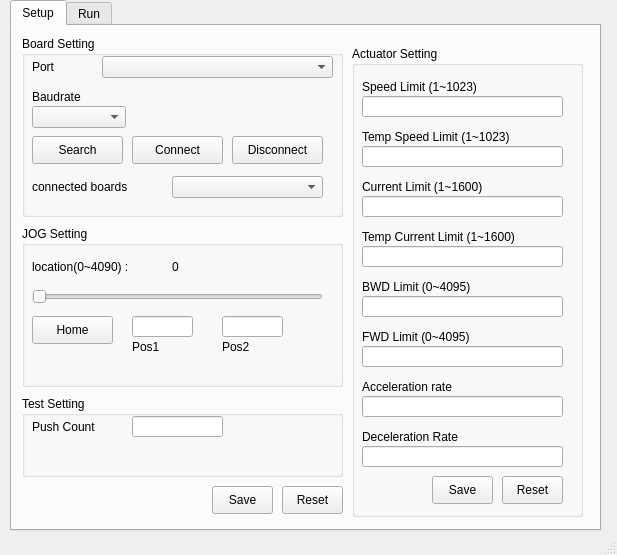
<?xml version="1.0" encoding="UTF-8"?>
<ui version="4.0">
 <class>MainWindow</class>
 <widget class="QMainWindow" name="MainWindow">
  <property name="geometry">
   <rect>
    <x>0</x>
    <y>0</y>
    <width>617</width>
    <height>555</height>
   </rect>
  </property>
  <property name="windowTitle">
   <string>Actuator Controller</string>
  </property>
  <widget class="QWidget" name="centralwidget">
   <widget class="QTabWidget" name="TabWidget">
    <property name="geometry">
     <rect>
      <x>10</x>
      <y>0</y>
      <width>591</width>
      <height>531</height>
     </rect>
    </property>
    <property name="currentIndex">
     <number>0</number>
    </property>
    <widget class="QWidget" name="tab">
     <attribute name="title">
      <string>Setup</string>
     </attribute>
     <widget class="QGroupBox" name="groupBox_4">
      <property name="geometry">
       <rect>
        <x>10</x>
        <y>10</y>
        <width>321</width>
        <height>181</height>
       </rect>
      </property>
      <property name="title">
       <string>Board Setting</string>
      </property>
      <widget class="QLabel" name="label_10">
       <property name="geometry">
        <rect>
         <x>10</x>
         <y>20</y>
         <width>61</width>
         <height>21</height>
        </rect>
       </property>
       <property name="text">
        <string>Port</string>
       </property>
      </widget>
      <widget class="QComboBox" name="PortComboBox">
       <property name="geometry">
        <rect>
         <x>80</x>
         <y>20</y>
         <width>231</width>
         <height>22</height>
        </rect>
       </property>
      </widget>
      <widget class="QLabel" name="label_12">
       <property name="geometry">
        <rect>
         <x>10</x>
         <y>50</y>
         <width>64</width>
         <height>21</height>
        </rect>
       </property>
       <property name="text">
        <string>Baudrate</string>
       </property>
      </widget>
      <widget class="QComboBox" name="BaudrateComboBox">
       <property name="geometry">
        <rect>
         <x>10</x>
         <y>70</y>
         <width>94</width>
         <height>22</height>
        </rect>
       </property>
      </widget>
      <widget class="QPushButton" name="ConnectPushBtn">
       <property name="geometry">
        <rect>
         <x>110</x>
         <y>100</y>
         <width>91</width>
         <height>28</height>
        </rect>
       </property>
       <property name="text">
        <string>Connect</string>
       </property>
      </widget>
      <widget class="QPushButton" name="SearchPushBtn">
       <property name="geometry">
        <rect>
         <x>10</x>
         <y>100</y>
         <width>91</width>
         <height>28</height>
        </rect>
       </property>
       <property name="text">
        <string>Search</string>
       </property>
      </widget>
      <widget class="QLabel" name="label_26">
       <property name="geometry">
        <rect>
         <x>10</x>
         <y>140</y>
         <width>131</width>
         <height>21</height>
        </rect>
       </property>
       <property name="text">
        <string>connected boards</string>
       </property>
      </widget>
      <widget class="QComboBox" name="BoardComboBox">
       <property name="geometry">
        <rect>
         <x>150</x>
         <y>140</y>
         <width>151</width>
         <height>22</height>
        </rect>
       </property>
      </widget>
      <widget class="QPushButton" name="DisconnectPushBtn">
       <property name="geometry">
        <rect>
         <x>210</x>
         <y>100</y>
         <width>91</width>
         <height>28</height>
        </rect>
       </property>
       <property name="text">
        <string>Disconnect</string>
       </property>
      </widget>
     </widget>
     <widget class="QGroupBox" name="groupBox">
      <property name="geometry">
       <rect>
        <x>10</x>
        <y>200</y>
        <width>321</width>
        <height>161</height>
       </rect>
      </property>
      <property name="title">
       <string>JOG Setting</string>
      </property>
      <widget class="QLabel" name="JoglocLabel">
       <property name="geometry">
        <rect>
         <x>150</x>
         <y>30</y>
         <width>131</width>
         <height>21</height>
        </rect>
       </property>
       <property name="text">
        <string>0</string>
       </property>
      </widget>
      <widget class="QPushButton" name="HomePushBtn">
       <property name="geometry">
        <rect>
         <x>10</x>
         <y>90</y>
         <width>81</width>
         <height>28</height>
        </rect>
       </property>
       <property name="text">
        <string>Home</string>
       </property>
      </widget>
      <widget class="QLineEdit" name="Pos1LineEdit">
       <property name="geometry">
        <rect>
         <x>110</x>
         <y>90</y>
         <width>61</width>
         <height>21</height>
        </rect>
       </property>
      </widget>
      <widget class="QLabel" name="label_21">
       <property name="geometry">
        <rect>
         <x>110</x>
         <y>110</y>
         <width>51</width>
         <height>21</height>
        </rect>
       </property>
       <property name="text">
        <string>Pos1</string>
       </property>
      </widget>
      <widget class="QLabel" name="label_22">
       <property name="geometry">
        <rect>
         <x>200</x>
         <y>110</y>
         <width>51</width>
         <height>21</height>
        </rect>
       </property>
       <property name="text">
        <string>Pos2</string>
       </property>
      </widget>
      <widget class="QLineEdit" name="Pos2LineEdit">
       <property name="geometry">
        <rect>
         <x>200</x>
         <y>90</y>
         <width>61</width>
         <height>21</height>
        </rect>
       </property>
      </widget>
      <widget class="QLabel" name="label_23">
       <property name="geometry">
        <rect>
         <x>10</x>
         <y>30</y>
         <width>131</width>
         <height>21</height>
        </rect>
       </property>
       <property name="text">
        <string>location(0~4090) :</string>
       </property>
      </widget>
      <widget class="QSlider" name="PositionSlider">
       <property name="geometry">
        <rect>
         <x>10</x>
         <y>60</y>
         <width>291</width>
         <height>22</height>
        </rect>
       </property>
       <property name="orientation">
        <enum>Qt::Horizontal</enum>
       </property>
      </widget>
     </widget>
     <widget class="QGroupBox" name="groupBox_2">
      <property name="geometry">
       <rect>
        <x>10</x>
        <y>370</y>
        <width>321</width>
        <height>81</height>
       </rect>
      </property>
      <property name="title">
       <string>Test Setting</string>
      </property>
      <widget class="QLabel" name="label_20">
       <property name="geometry">
        <rect>
         <x>10</x>
         <y>20</y>
         <width>91</width>
         <height>21</height>
        </rect>
       </property>
       <property name="text">
        <string>Push Count</string>
       </property>
      </widget>
      <widget class="QLineEdit" name="PushCountLineEdit">
       <property name="geometry">
        <rect>
         <x>110</x>
         <y>20</y>
         <width>91</width>
         <height>21</height>
        </rect>
       </property>
      </widget>
     </widget>
     <widget class="QPushButton" name="SetupSavePushBtn">
      <property name="geometry">
       <rect>
        <x>200</x>
        <y>460</y>
        <width>61</width>
        <height>28</height>
       </rect>
      </property>
      <property name="text">
       <string>Save</string>
      </property>
     </widget>
     <widget class="QPushButton" name="SetupResetPushBtn">
      <property name="geometry">
       <rect>
        <x>270</x>
        <y>460</y>
        <width>61</width>
        <height>28</height>
       </rect>
      </property>
      <property name="text">
       <string>Reset</string>
      </property>
     </widget>
     <widget class="QGroupBox" name="groupBox_3">
      <property name="geometry">
       <rect>
        <x>340</x>
        <y>20</y>
        <width>231</width>
        <height>471</height>
       </rect>
      </property>
      <property name="title">
       <string>Actuator Setting</string>
      </property>
      <widget class="QLabel" name="label_24">
       <property name="geometry">
        <rect>
         <x>10</x>
         <y>30</y>
         <width>211</width>
         <height>21</height>
        </rect>
       </property>
       <property name="text">
        <string>Speed Limit (1~1023)</string>
       </property>
      </widget>
      <widget class="QLineEdit" name="SpeedLimitLineEdit">
       <property name="geometry">
        <rect>
         <x>10</x>
         <y>50</y>
         <width>201</width>
         <height>21</height>
        </rect>
       </property>
      </widget>
      <widget class="QLabel" name="label_25">
       <property name="geometry">
        <rect>
         <x>10</x>
         <y>80</y>
         <width>211</width>
         <height>21</height>
        </rect>
       </property>
       <property name="text">
        <string>Temp Speed Limit (1~1023)</string>
       </property>
      </widget>
      <widget class="QLineEdit" name="SpeedTempLineEdit">
       <property name="geometry">
        <rect>
         <x>10</x>
         <y>100</y>
         <width>201</width>
         <height>21</height>
        </rect>
       </property>
      </widget>
      <widget class="QLabel" name="label_27">
       <property name="geometry">
        <rect>
         <x>10</x>
         <y>130</y>
         <width>211</width>
         <height>21</height>
        </rect>
       </property>
       <property name="text">
        <string>Current Limit (1~1600)</string>
       </property>
      </widget>
      <widget class="QLineEdit" name="CurrentLimitLineEdit">
       <property name="geometry">
        <rect>
         <x>10</x>
         <y>150</y>
         <width>201</width>
         <height>21</height>
        </rect>
       </property>
      </widget>
      <widget class="QLabel" name="label_28">
       <property name="geometry">
        <rect>
         <x>10</x>
         <y>180</y>
         <width>211</width>
         <height>21</height>
        </rect>
       </property>
       <property name="text">
        <string>Temp Current Limit (1~1600)</string>
       </property>
      </widget>
      <widget class="QLineEdit" name="CurrentTempLineEdit">
       <property name="geometry">
        <rect>
         <x>10</x>
         <y>200</y>
         <width>201</width>
         <height>21</height>
        </rect>
       </property>
      </widget>
      <widget class="QLabel" name="label_29">
       <property name="geometry">
        <rect>
         <x>10</x>
         <y>230</y>
         <width>211</width>
         <height>21</height>
        </rect>
       </property>
       <property name="text">
        <string>BWD Limit (0~4095)</string>
       </property>
      </widget>
      <widget class="QLineEdit" name="ShortLimitLineEdit">
       <property name="geometry">
        <rect>
         <x>10</x>
         <y>250</y>
         <width>201</width>
         <height>21</height>
        </rect>
       </property>
      </widget>
      <widget class="QLabel" name="label_30">
       <property name="geometry">
        <rect>
         <x>10</x>
         <y>280</y>
         <width>211</width>
         <height>21</height>
        </rect>
       </property>
       <property name="text">
        <string>FWD Limit (0~4095)</string>
       </property>
      </widget>
      <widget class="QLineEdit" name="LongLimitLineEdit">
       <property name="geometry">
        <rect>
         <x>10</x>
         <y>300</y>
         <width>201</width>
         <height>21</height>
        </rect>
       </property>
      </widget>
      <widget class="QLabel" name="label_31">
       <property name="geometry">
        <rect>
         <x>10</x>
         <y>330</y>
         <width>211</width>
         <height>21</height>
        </rect>
       </property>
       <property name="text">
        <string>Acceleration rate</string>
       </property>
      </widget>
      <widget class="QLineEdit" name="AccLineEdit">
       <property name="geometry">
        <rect>
         <x>10</x>
         <y>350</y>
         <width>201</width>
         <height>21</height>
        </rect>
       </property>
      </widget>
      <widget class="QLabel" name="label_32">
       <property name="geometry">
        <rect>
         <x>10</x>
         <y>380</y>
         <width>211</width>
         <height>21</height>
        </rect>
       </property>
       <property name="text">
        <string>Deceleration Rate</string>
       </property>
      </widget>
      <widget class="QLineEdit" name="DecLineEdit">
       <property name="geometry">
        <rect>
         <x>10</x>
         <y>400</y>
         <width>201</width>
         <height>21</height>
        </rect>
       </property>
      </widget>
      <widget class="QPushButton" name="ActuatorSaveBtn">
       <property name="geometry">
        <rect>
         <x>80</x>
         <y>430</y>
         <width>61</width>
         <height>28</height>
        </rect>
       </property>
       <property name="text">
        <string>Save</string>
       </property>
      </widget>
      <widget class="QPushButton" name="ActuatorResetBtn">
       <property name="geometry">
        <rect>
         <x>150</x>
         <y>430</y>
         <width>61</width>
         <height>28</height>
        </rect>
       </property>
       <property name="text">
        <string>Reset</string>
       </property>
      </widget>
     </widget>
    </widget>
    <widget class="QWidget" name="tab_2">
     <attribute name="title">
      <string>Run</string>
     </attribute>
     <widget class="QPushButton" name="SetupExitPushBtn">
      <property name="geometry">
       <rect>
        <x>260</x>
        <y>460</y>
        <width>61</width>
        <height>28</height>
       </rect>
      </property>
      <property name="text">
       <string>Exit</string>
      </property>
     </widget>
     <widget class="QWidget" name="verticalLayoutWidget">
      <property name="geometry">
       <rect>
        <x>20</x>
        <y>10</y>
        <width>551</width>
        <height>441</height>
       </rect>
      </property>
      <layout class="QVBoxLayout" name="MainLayout"/>
     </widget>
    </widget>
   </widget>
  </widget>
  <widget class="QStatusBar" name="statusbar"/>
 </widget>
 <resources/>
 <connections/>
</ui>
